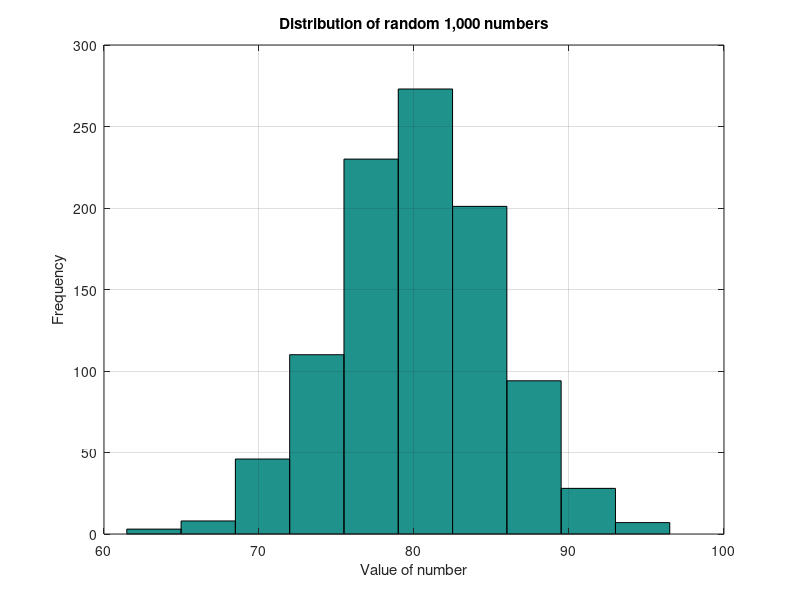

This chart was generated by the following MATLAB code:
%%%%%%%%%%%%%%%%%%%%%%%%%%%%%%%%%%%%%%%%%%%%%%%%%%%%%%%%%%%%%%%%%%%%%%%%%%%
%
%  Programmer(s) and Purdue Email Address(es):
%  1. Mark Luzarowski mluzarow@purdue.edu
%
%  Section: 017
%
%  Assignment #: 7.2
%
%  Academic Integrity Statement:
%
%       I/we have not used source code obtained from
%       any other unauthorized source, either modified
%       or unmodified.  Neither have I/we provided access
%       to my/our code to another. The project I/we am/are submitting
%       is my/our own original work.
%
%  Program Description: Generate 1000 Gaussian random numbers with a mean
%  of 80 and standard deviation of 5 and makes a histogram out of the data.
%
%%%%%%%%%%%%%%%%%%%%%%%%%%%%%%%%%%%%%%%%%%%%%%%%%%%%%%%%%%%%%%%%%%%%%%%%%%%

% --- INPUTS ---
%Generates 1000 random numbers with mean 80 and stdev 5 in a 1000 by 1
%matrix.
rnd_num = normrnd(80,5,1000,1);

% --- CALCULATIONS ---
%Finds the mean of the data.
fprintf('\nMean of data: %f\n', mean(rnd_num));
%Finds standard deviation of data.
fprintf('Standard Deviation of data: %f\n', std(rnd_num));

%Finds the frequency of each bin and the center of each bin.
[Bin_frequency, Bin_centers] = hist(rnd_num)

%Sorts the random numbers.
sort(rnd_num);

% --- OUTPUTS ----
%Creates a histogram based on the given data.
hist(rnd_num);
title('Distribution of random 1,000 numbers');
xlabel('Value of number');
ylabel('Frequency');
grid;